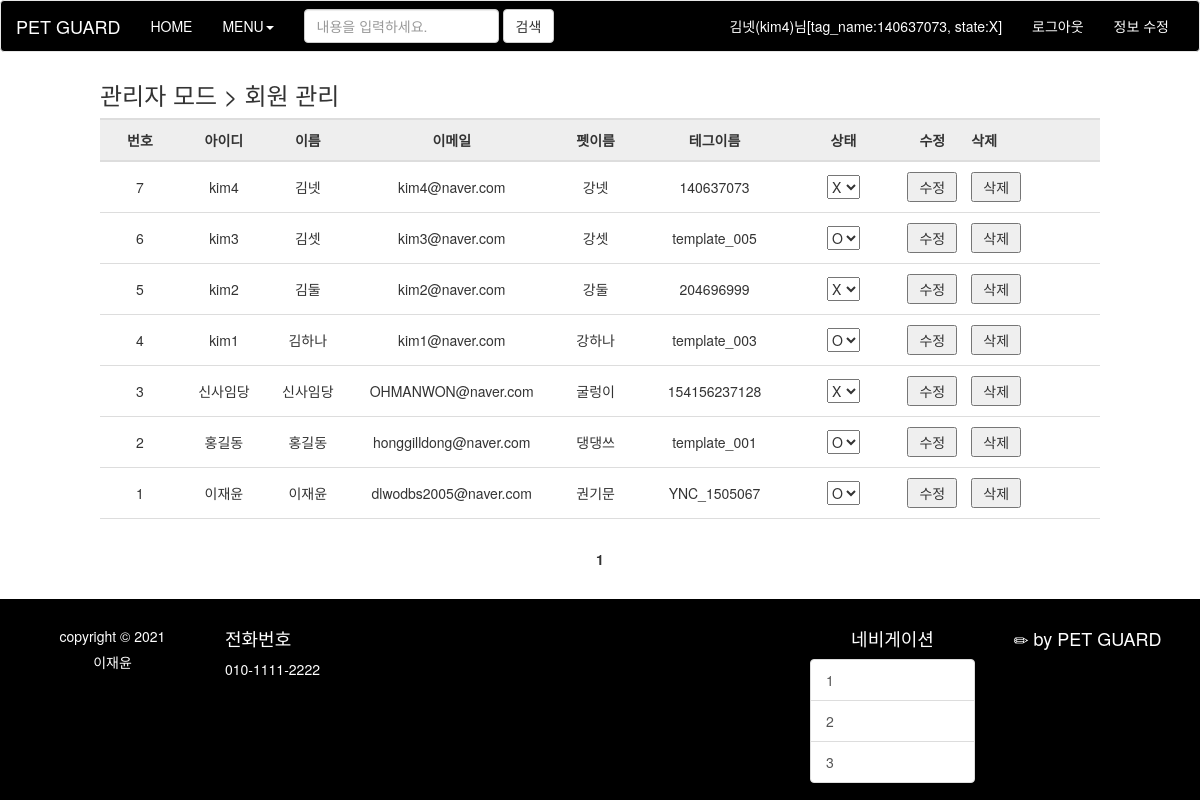
Screenshot of /project/admin.php (signed in) with the database file from the repository.
### tables this page shows
CREATE TABLE `members` (
  `num` int(11) NOT NULL,
  `id` char(15) NOT NULL,
  `pass` char(15) NOT NULL,
  `name` char(10) NOT NULL,
  `email` char(80) DEFAULT NULL,
  `type` varchar(30) NOT NULL,
  `tag_name` varchar(20) NOT NULL,
  `state` char(10) NOT NULL,
  `level` int(11) NOT NULL,
  `last_position` varchar(30) NOT NULL
);

### project/admin.php (the view, shortened to what this page needs)
<!DOCTYPE html>
<html>
<head>
<link rel="stylesheet" type="text/css" href="./css/common.css">
<link rel="stylesheet" type="text/css" href="./css/admin1.css">
<link rel="stylesheet" href="./css/bootstrap.min.css">
<link rel="stylesheet" href="./css/bar.css">
</head>
<body>
<header>
    <?php include "header.php";?>
</header>
<section>
   	<div id="admin_box">
	    <h3 id="member_title">
	    	관리자 모드 > 회원 관리
		</h3>
	    <ul id="member_list">
				<li>
					<span class="col1">번호</span>
					<span class="col2">아이디</span>
					<span class="col3">이름</span>
					<span class="col4">이메일</span>
					<span class="col5">펫이름</span>
					<span class="col6">테그이름</span>
          <span class="col7">상태</span>
					<span class="col8">수정</span>
					<span class="col9">삭제</span>
				</li>
<?php
if (isset($_GET["page"]))
  $page = $_GET["page"];
else
  $page = 1;
	$con = mysqli_connect("localhost", "user1", "12345", "pet_guard");
	$sql = "select * from members order by num desc";
	$result = mysqli_query($con, $sql);
	$total_record = mysqli_num_rows($result);
  $scale = 15;
	if ($total_record % $scale == 0)
		$total_page = floor($total_record/$scale);
	else
		$total_page = floor($total_record/$scale) + 1;
	$start = ($page - 1) * $scale;
	$number = $total_record - $start;
   for ($i=$start; $i<$start+$scale && $i < $total_record; $i++)
   {
      mysqli_data_seek($result, $i);
      $row = mysqli_fetch_array($result);
      $num         = $row["num"];
	    $id          = $row["id"];
	    $name        = $row["name"];
	    $email       = $row["email"];
      $type        = $row["type"];
      $tag_name    = $row["tag_name"];
      $state       = $row["state"];
?>
		<li>
		<form method="post" action="admin_member_update.php?num=<?=$num?>">
			<span class="col1"><?=$number?></span>
			<span class="col2"><?=$id?></a></span>
			<span class="col3"><?=$name?></span>
			<span class="col4"><?=$email?></span>
			<span class="col5"><?=$type?></span>
			<span class="col6"><?=$tag_name?></span>
      <span class="col7">
        <select name="state">
            <option value="<?=$state?>"><?=$state?></option>
        </select>
      </span>
			<span class="col8"><button type="submit">수정</button></span>
			<span class="col9"><button type="button" onclick="location.href='admin_member_delete.php?num=<?=$num?>'">삭제</button></span>
		</form>
		</li>
<?php
   	   $number--;
   }
?>
	    </ul>
      <ul id="page_num">
<?php
	if ($total_page>=2 && $page >= 2)
	{
		$new_page = $page-1;
		echo "<li><a href='admin.php?page=$new_page'>◀ 이전</a> </li>";
	}
	else
		echo "<li>&nbsp;</li>";
   	for ($i=1; $i<=$total_page; $i++)
   	{
		if ($page == $i)
		{
			echo "<li><b> $i </b></li>";
		}
		else
		{
			echo "<li><a href='admin.php?page=$i'> $i </a><li>";
		}
   	}
   	if ($total_page>=2 && $page != $total_page)
   	{
		$new_page = $page+1;
		echo "<li> <a href='admin.php?page=$new_page'>다음 ▶</a> </li>";
	}
	else
		echo "<li>&nbsp;</li>";
?>
			</ul>
</section>
<footer style="background-color: #000000; color: #ffffff">
    <?php include "footer.php";?>
</footer>
</body>
</html>

### project/header.php (shortened to what this page needs)
<?php
    if (isset($_SESSION["userid"])) $userid = $_SESSION["userid"];
    else $userid = "";
    if (isset($_SESSION["username"])) $username = $_SESSION["username"];
    else $username = "";
    if (isset($_SESSION["tag_name"])) $tag_name = $_SESSION["tag_name"];
    else $tag_name = "";
    if (isset($_SESSION["state"])) $state = $_SESSION["state"];
    else $state = "";
?>
  <nav class="navbar navbar-default">
    <div class="container-fluid">
      <div class="navbar-header">
        <a href="index.php" class="navbar-brand easysLogo">PET GUARD</a>
      </div>
      <div class="collapse navbar-collapse navbar-ex1-collapse" id="bs-example-navbar-collapse-1">
        <ul class="nav navbar-nav">
          <li class="active"><a href="index.php">HOME<span class="sr-only"></span></a></li>
          <li class="dropdown">
            <a href="#" class="dropdown-toggle" data-toggle="dropdown" role="button" aria-haspopup="true" aria-expanded="false">MENU<span class="caret"></span></a>
          </li>
        </ul>
        <form class="navbar-form navbar-left" name="search" action="search_main.php" method="post">
          <div class="form-group">
            <input type="text" name="search" value="" class="form-control" placeholder="내용을 입력하세요.">
          </div>
          <button type="submit" name="tool" class="btn btn-default">검색</button>
        </form>
        <ul class="nav navbar-nav navbar-right">
          <?php
              if(!$userid) {
          ?>
          <li class="dropdown">
            <a href="#" class="dropdown-toggle" data-toggle="dropdown" role="button" aria-haspopup="true" aria-expanded="false">접속하기<span class="caret"></span></a>
            <ul class="dropdown-menu">
              <li><a href="login_form.php">로그인</a></li>
              <li><a href="member_form.php">회원가입</a></li>
            </ul>
          </li>
          <?php
              } else {
                          $logged = $username."(".$userid.")님[tag_name:".$tag_name.", state:".$state."]";
          ?>
                          <li><a><?=$logged?></a> </li>
                          <li><a href="logout.php">로그아웃</a> </li>
                          <li><a href="member_modify_form.php">정보 수정</a></li>
          <?php
              }
          ?>
        </ul>
      </div>
    </div>
  </nav>

### project/footer.php
<div class="container">
  <br>
  <div class="row">
    <div class="col-sm-2" style="text-align: center;">
      <h5>copyright &copy; 2021</h5>
      <h5>이재윤</h5>
    </div>
    <div class="col-sm-4">
      <h4>전화번호</h4>
      <p>010-1111-2222</p>
    </div>
    <div class="col-sm-2">
    </div>
    <div class="col-sm-2">
      <h4 style="text-align: center;">네비게이션</h4>
      <div class="list-group">
        <a href="product_form.php" class="list-group-item">1</a>
        <a href="order_list.php" class="list-group-item">2</a>
        <a href="used_index.php" class="list-group-item">3</a>
      </div>
    </div>
    <div class="col-sm-2">
      <h4 style="text-align: center;"><span class="glyphicon glyphicon-pencil"></span>&nbsp;by PET GUARD</h4>
    </div>
  </div>
</div>

### project/css/common.css (style rules this page uses)
* { padding: 0; margin: 0; }
body { font-family: "돋움"; font-size: 14px; }
ul { list-style-type: none; }

### project/css/admin1.css (style rules this page uses)
#admin_box { width: 1000px; margin: 0 auto; }
#admin_box h3#member_title { margin: 30px 0 10px 0; }
#member_list { margin: 10px 0 30px 0; }
#member_list li:nth-child(1) { font-weight: bold; border-top: solid 2px #dddddd; border-bottom: solid 2px #dddddd; background-color: #eeeeee; }
#member_list li { padding: 10px 0; border-bottom: solid 1px #dddddd; }
#member_list span { display: inline-block; text-align: center; }
#member_list button { padding: 3px 10px; }
#member_list .col1 { width: 80px; }
#member_list .col2 { width: 80px; }
#member_list .col3 { width: 80px; }
#member_list .col4 { width: 200px; }
#member_list .col5 { width: 80px; }
#member_list .col6 { width: 150px; }
#member_list .col7 { width: 100px; }
#member_list .col8 { width: 70px; }
#page_num { text-align: center; margin: 30px 0 }
#page_num li { display: inline; }

### project/css/bar.css (style rules this page uses)
* { font-family: :'Nanum Gothic'; }
a { color: #000000; text-decoration: none; }
.navbar-default { background-color: #000000; border-coler: #000000; }
.navbar-default .navbar-brand { color: #ffffff; }
.navbar-default .navbar-nav > .active > a, .navbar-default .navbar-nav > .active > a:hover, .navbar-default .navbar-nav > .active > a:focus { color: white; background-color:#000000; }
.navbar-default .navbar-nav > li > a { color: white; }

### rows the page displays
members: id "kim4", name "김넷", email "kim4@naver.com", type "강넷", tag_name "140637073", state "X"
members: id "kim3", name "김셋", email "kim3@naver.com", type "강셋", tag_name "template_005", state "O"
members: id "kim2", name "김둘", email "kim2@naver.com", type "강둘", tag_name "204696999", state "X"
members: id "kim1", name "김하나", email "kim1@naver.com", type "강하나", tag_name "template_003", state "O"
members: id "신사임당", name "신사임당", email "OHMANWON@naver.com", type "굴렁이", tag_name "154156237128", state "X"
members: id "홍길동", name "홍길동", email "honggilldong@naver.com", type "댕댕쓰", tag_name "template_001", state "O"
members: id "이재윤", name "이재윤", email "dlwodbs2005@naver.com", type "권기문", tag_name "YNC_1505067", state "O"

### other values shown
$logged "김넷(kim4)님[tag_name:140637073, state:X]"
